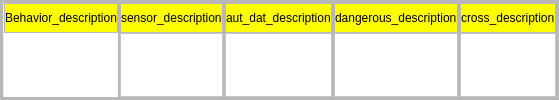
         <widget class="QFrame" name="bottom_log_view">
          <property name="frameShape">
           <enum>QFrame::StyledPanel</enum>
          </property>
          <property name="frameShadow">
           <enum>QFrame::Raised</enum>
          </property>
          <layout class="QVBoxLayout" name="verticalLayout_11">
           <property name="spacing">
            <number>0</number>
           </property>
           <property name="leftMargin">
            <number>0</number>
           </property>
           <property name="topMargin">
            <number>0</number>
           </property>
           <property name="rightMargin">
            <number>0</number>
           </property>
           <property name="bottomMargin">
            <number>0</number>
           </property>
           <item>
            <widget class="QFrame" name="frame_11">
             <property name="frameShape">
              <enum>QFrame::StyledPanel</enum>
             </property>
             <property name="frameShadow">
              <enum>QFrame::Raised</enum>
             </property>
             <layout class="QHBoxLayout" name="horizontalLayout_5">
              <property name="spacing">
               <number>0</number>
              </property>
              <property name="leftMargin">
               <number>0</number>
              </property>
              <property name="topMargin">
               <number>0</number>
              </property>
              <property name="rightMargin">
               <number>0</number>
              </property>
              <property name="bottomMargin">
               <number>0</number>
              </property>
              <item>
               <widget class="QFrame" name="behavior_2">
                <property name="frameShape">
                 <enum>QFrame::StyledPanel</enum>
                </property>
                <property name="frameShadow">
                 <enum>QFrame::Raised</enum>
                </property>
                <layout class="QVBoxLayout" name="verticalLayout_12" stretch="0,0">
                 <property name="spacing">
                  <number>0</number>
                 </property>
                 <property name="leftMargin">
                  <number>1</number>
                 </property>
                 <property name="topMargin">
                  <number>0</number>
                 </property>
                 <property name="rightMargin">
                  <number>0</number>
                 </property>
                 <property name="bottomMargin">
                  <number>0</number>
                 </property>
                 <item>
                  <widget class="QFrame" name="behavior_label_2">
                   <property name="maximumSize">
                    <size>
                     <width>400</width>
                     <height>30</height>
                    </size>
                   </property>
                   <property name="frameShape">
                    <enum>QFrame::StyledPanel</enum>
                   </property>
                   <property name="frameShadow">
                    <enum>QFrame::Raised</enum>
                   </property>
                   <layout class="QVBoxLayout" name="verticalLayout_13">
                    <property name="spacing">
                     <number>0</number>
                    </property>
                    <property name="leftMargin">
                     <number>0</number>
                    </property>
                    <property name="topMargin">
                     <number>0</number>
                    </property>
                    <property name="rightMargin">
                     <number>0</number>
                    </property>
                    <property name="bottomMargin">
                     <number>0</number>
                    </property>
                    <item>
                     <widget class="QLabel" name="label_6">
                      <property name="styleSheet">
                       <string notr="true">background-color:yellow;</string>
                      </property>
                      <property name="text">
                       <string>Behavior_description</string>
                      </property>
                     </widget>
                    </item>
                   </layout>
                  </widget>
                 </item>
                 <item>
                  <widget class="QFrame" name="behavior_light_2">
                   <property name="maximumSize">
                    <size>
                     <width>500</width>
                     <height>16777215</height>
                    </size>
                   </property>
                   <property name="styleSheet">
                    <string notr="true">background-color:white;</string>
                   </property>
                   <layout class="QVBoxLayout" name="verticalLayout_14">
                    <property name="spacing">
                     <number>0</number>
                    </property>
                    <property name="leftMargin">
                     <number>0</number>
                    </property>
                    <property name="topMargin">
                     <number>0</number>
                    </property>
                    <property name="rightMargin">
                     <number>0</number>
                    </property>
                    <property name="bottomMargin">
                     <number>0</number>
                    </property>
                    <item>
                     <widget class="QLabel" name="behavior_flags">
                      <property name="maximumSize">
                       <size>
                        <width>500</width>
                        <height>16777215</height>
                       </size>
                      </property>
                      <property name="styleSheet">
                       <string notr="true">border:none;</string>
                      </property>
                      <property name="text">
                       <string/>
                      </property>
                      <property name="wordWrap">
                       <bool>true</bool>
                      </property>
                     </widget>
                    </item>
                   </layout>
                  </widget>
                 </item>
                </layout>
               </widget>
              </item>
              <item>
               <widget class="QFrame" name="behavior_5">
                <property name="frameShape">
                 <enum>QFrame::StyledPanel</enum>
                </property>
                <property name="frameShadow">
                 <enum>QFrame::Raised</enum>
                </property>
                <layout class="QVBoxLayout" name="verticalLayout_33" stretch="0,0">
                 <property name="spacing">
                  <number>0</number>
                 </property>
                 <property name="leftMargin">
                  <number>0</number>
                 </property>
                 <property name="topMargin">
                  <number>0</number>
                 </property>
                 <property name="rightMargin">
                  <number>0</number>
                 </property>
                 <property name="bottomMargin">
                  <number>0</number>
                 </property>
                 <item>
                  <widget class="QFrame" name="behavior_label_9">
                   <property name="maximumSize">
                    <size>
                     <width>400</width>
                     <height>30</height>
                    </size>
                   </property>
                   <property name="frameShape">
                    <enum>QFrame::StyledPanel</enum>
                   </property>
                   <property name="frameShadow">
                    <enum>QFrame::Raised</enum>
                   </property>
                   <layout class="QVBoxLayout" name="verticalLayout_34">
                    <property name="spacing">
                     <number>0</number>
                    </property>
                    <property name="leftMargin">
                     <number>0</number>
                    </property>
                    <property name="topMargin">
                     <number>0</number>
                    </property>
                    <property name="rightMargin">
                     <number>0</number>
                    </property>
                    <property name="bottomMargin">
                     <number>0</number>
                    </property>
                    <item>
                     <widget class="QLabel" name="label_13">
                      <property name="styleSheet">
                       <string notr="true">background-color:yellow;</string>
                      </property>
                      <property name="text">
                       <string>sensor_description</string>
                      </property>
                      <property name="wordWrap">
                       <bool>true</bool>
                      </property>
                     </widget>
                    </item>
                   </layout>
                  </widget>
                 </item>
                 <item>
                  <widget class="QFrame" name="behavior_light_9">
                   <property name="maximumSize">
                    <size>
                     <width>500</width>
                     <height>16777215</height>
                    </size>
                   </property>
                   <property name="styleSheet">
                    <string notr="true">background-color:white;</string>
                   </property>
                   <property name="frameShape">
                    <enum>QFrame::StyledPanel</enum>
                   </property>
                   <property name="frameShadow">
                    <enum>QFrame::Raised</enum>
                   </property>
                   <layout class="QVBoxLayout" name="verticalLayout_35">
                    <property name="spacing">
                     <number>0</number>
                    </property>
                    <property name="leftMargin">
                     <number>0</number>
                    </property>
                    <property name="topMargin">
                     <number>0</number>
                    </property>
                    <property name="rightMargin">
                     <number>0</number>
                    </property>
                    <property name="bottomMargin">
                     <number>0</number>
                    </property>
                    <item>
                     <widget class="QLabel" name="sensor_flags">
                      <property name="maximumSize">
                       <size>
                        <width>500</width>
                        <height>16777215</height>
                       </size>
                      </property>
                      <property name="text">
                       <string/>
                      </property>
                      <property name="wordWrap">
                       <bool>true</bool>
                      </property>
                     </widget>
                    </item>
                   </layout>
                  </widget>
                 </item>
                </layout>
               </widget>
              </item>
              <item>
               <widget class="QFrame" name="behavior_3">
                <property name="frameShape">
                 <enum>QFrame::StyledPanel</enum>
                </property>
                <property name="frameShadow">
                 <enum>QFrame::Raised</enum>
                </property>
                <layout class="QVBoxLayout" name="verticalLayout_27" stretch="0,0">
                 <property name="spacing">
                  <number>0</number>
                 </property>
                 <property name="leftMargin">
                  <number>0</number>
                 </property>
                 <property name="topMargin">
                  <number>0</number>
                 </property>
                 <property name="rightMargin">
                  <number>0</number>
                 </property>
                 <property name="bottomMargin">
                  <number>0</number>
                 </property>
                 <item>
                  <widget class="QFrame" name="behavior_label_7">
                   <property name="maximumSize">
                    <size>
                     <width>400</width>
                     <height>30</height>
                    </size>
                   </property>
                   <property name="frameShape">
                    <enum>QFrame::StyledPanel</enum>
                   </property>
                   <property name="frameShadow">
                    <enum>QFrame::Raised</enum>
                   </property>
                   <layout class="QVBoxLayout" name="verticalLayout_28">
                    <property name="spacing">
                     <number>0</number>
                    </property>
                    <property name="leftMargin">
                     <number>0</number>
                    </property>
                    <property name="topMargin">
                     <number>0</number>
                    </property>
                    <property name="rightMargin">
                     <number>0</number>
                    </property>
                    <property name="bottomMargin">
                     <number>0</number>
                    </property>
                    <item>
                     <widget class="QLabel" name="label_11">
                      <property name="styleSheet">
                       <string notr="true">background-color:yellow;</string>
                      </property>
                      <property name="text">
                       <string>aut_dat_description</string>
                      </property>
                      <property name="wordWrap">
                       <bool>true</bool>
                      </property>
                     </widget>
                    </item>
                   </layout>
                  </widget>
                 </item>
                 <item>
                  <widget class="QFrame" name="behavior_light_7">
                   <property name="maximumSize">
                    <size>
                     <width>500</width>
                     <height>16777215</height>
                    </size>
                   </property>
                   <property name="styleSheet">
                    <string notr="true">background-color:white;</string>
                   </property>
                   <property name="frameShape">
                    <enum>QFrame::StyledPanel</enum>
                   </property>
                   <property name="frameShadow">
                    <enum>QFrame::Raised</enum>
                   </property>
                   <layout class="QVBoxLayout" name="verticalLayout_29">
                    <property name="spacing">
                     <number>0</number>
                    </property>
                    <property name="leftMargin">
                     <number>0</number>
                    </property>
                    <property name="topMargin">
                     <number>0</number>
                    </property>
                    <property name="rightMargin">
                     <number>0</number>
                    </property>
                    <property name="bottomMargin">
                     <number>0</number>
                    </property>
                    <item>
                     <widget class="QLabel" name="autonomy_data_failure">
                      <property name="maximumSize">
                       <size>
                        <width>500</width>
                        <height>16777215</height>
                       </size>
                      </property>
                      <property name="text">
                       <string/>
                      </property>
                      <property name="wordWrap">
                       <bool>true</bool>
                      </property>
                     </widget>
                    </item>
                   </layout>
                  </widget>
                 </item>
                </layout>
               </widget>
              </item>
              <item>
               <widget class="QFrame" name="behavior_4">
                <property name="frameShape">
                 <enum>QFrame::StyledPanel</enum>
                </property>
                <property name="frameShadow">
                 <enum>QFrame::Raised</enum>
                </property>
                <layout class="QVBoxLayout" name="verticalLayout_30" stretch="0,0">
                 <property name="spacing">
                  <number>0</number>
                 </property>
                 <property name="leftMargin">
                  <number>0</number>
                 </property>
                 <property name="topMargin">
                  <number>0</number>
                 </property>
                 <property name="rightMargin">
                  <number>0</number>
                 </property>
                 <property name="bottomMargin">
                  <number>0</number>
                 </property>
                 <item>
                  <widget class="QFrame" name="behavior_label_8">
                   <property name="maximumSize">
                    <size>
                     <width>400</width>
                     <height>30</height>
                    </size>
                   </property>
                   <property name="frameShape">
                    <enum>QFrame::StyledPanel</enum>
                   </property>
                   <property name="frameShadow">
                    <enum>QFrame::Raised</enum>
                   </property>
                   <layout class="QVBoxLayout" name="verticalLayout_31">
                    <property name="spacing">
                     <number>0</number>
                    </property>
                    <property name="leftMargin">
                     <number>0</number>
                    </property>
                    <property name="topMargin">
                     <number>0</number>
                    </property>
                    <property name="rightMargin">
                     <number>0</number>
                    </property>
                    <property name="bottomMargin">
                     <number>0</number>
                    </property>
                    <item>
                     <widget class="QLabel" name="label_12">
                      <property name="styleSheet">
                       <string notr="true">background-color:yellow;</string>
                      </property>
                      <property name="text">
                       <string>dangerous_description</string>
                      </property>
                      <property name="wordWrap">
                       <bool>true</bool>
                      </property>
                     </widget>
                    </item>
                   </layout>
                  </widget>
                 </item>
                 <item>
                  <widget class="QFrame" name="behavior_light_8">
                   <property name="maximumSize">
                    <size>
                     <width>500</width>
                     <height>16777215</height>
                    </size>
                   </property>
                   <property name="styleSheet">
                    <string notr="true">background-color:white;</string>
                   </property>
                   <property name="frameShape">
                    <enum>QFrame::StyledPanel</enum>
                   </property>
                   <property name="frameShadow">
                    <enum>QFrame::Raised</enum>
                   </property>
                   <layout class="QVBoxLayout" name="verticalLayout_32">
                    <property name="spacing">
                     <number>0</number>
                    </property>
                    <property name="leftMargin">
                     <number>0</number>
                    </property>
                    <property name="topMargin">
                     <number>0</number>
                    </property>
                    <property name="rightMargin">
                     <number>0</number>
                    </property>
                    <property name="bottomMargin">
                     <number>0</number>
                    </property>
                    <item>
                     <widget class="QLabel" name="dangerous_flags">
                      <property name="maximumSize">
                       <size>
                        <width>500</width>
                        <height>16777215</height>
                       </size>
                      </property>
                      <property name="text">
                       <string/>
                      </property>
                      <property name="wordWrap">
                       <bool>true</bool>
                      </property>
                     </widget>
                    </item>
                   </layout>
                  </widget>
                 </item>
                </layout>
               </widget>
              </item>
              <item>
               <widget class="QFrame" name="behavior_6">
                <property name="frameShape">
                 <enum>QFrame::StyledPanel</enum>
                </property>
                <property name="frameShadow">
                 <enum>QFrame::Raised</enum>
                </property>
                <layout class="QVBoxLayout" name="verticalLayout_36" stretch="0,0">
                 <property name="spacing">
                  <number>0</number>
                 </property>
                 <property name="leftMargin">
                  <number>0</number>
                 </property>
                 <property name="topMargin">
                  <number>0</number>
                 </property>
                 <property name="rightMargin">
                  <number>0</number>
                 </property>
                 <property name="bottomMargin">
                  <number>0</number>
                 </property>
                 <item>
                  <widget class="QFrame" name="behavior_label_10">
                   <property name="maximumSize">
                    <size>
                     <width>400</width>
                     <height>30</height>
                    </size>
                   </property>
                   <property name="frameShape">
                    <enum>QFrame::StyledPanel</enum>
                   </property>
                   <property name="frameShadow">
                    <enum>QFrame::Raised</enum>
                   </property>
                   <layout class="QVBoxLayout" name="verticalLayout_37">
                    <property name="spacing">
                     <number>0</number>
                    </property>
                    <property name="leftMargin">
                     <number>0</number>
                    </property>
                    <property name="topMargin">
                     <number>0</number>
                    </property>
                    <property name="rightMargin">
                     <number>0</number>
                    </property>
                    <property name="bottomMargin">
                     <number>0</number>
                    </property>
                    <item>
                     <widget class="QLabel" name="label_14">
                      <property name="styleSheet">
                       <string notr="true">background-color:yellow;</string>
                      </property>
                      <property name="text">
                       <string>cross_description</string>
                      </property>
                      <property name="wordWrap">
                       <bool>true</bool>
                      </property>
                     </widget>
                    </item>
                   </layout>
                  </widget>
                 </item>
                 <item>
                  <widget class="QFrame" name="behavior_light_10">
                   <property name="maximumSize">
                    <size>
                     <width>500</width>
                     <height>16777215</height>
                    </size>
                   </property>
                   <property name="styleSheet">
                    <string notr="true">background-color:white;</string>
                   </property>
                   <property name="frameShape">
                    <enum>QFrame::StyledPanel</enum>
                   </property>
                   <property name="frameShadow">
                    <enum>QFrame::Raised</enum>
                   </property>
                   <layout class="QVBoxLayout" name="verticalLayout_38">
                    <property name="spacing">
                     <number>0</number>
                    </property>
                    <property name="leftMargin">
                     <number>0</number>
                    </property>
                    <property name="topMargin">
                     <number>0</number>
                    </property>
                    <property name="rightMargin">
                     <number>0</number>
                    </property>
                    <property name="bottomMargin">
                     <number>0</number>
                    </property>
                    <item>
                     <widget class="QLabel" name="cross_flags">
                      <property name="maximumSize">
                       <size>
                        <width>500</width>
                        <height>16777215</height>
                       </size>
                      </property>
                      <property name="text">
                       <string/>
                      </property>
                      <property name="wordWrap">
                       <bool>true</bool>
                      </property>
                     </widget>
                    </item>
                   </layout>
                  </widget>
                 </item>
                </layout>
               </widget>
              </item>
             </layout>
            </widget>
           </item>
          </layout>
         </widget>
